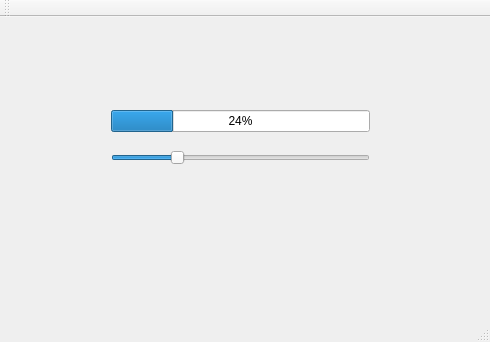
<?xml version="1.0" encoding="UTF-8"?>
<ui version="4.0">
 <class>MainWindow</class>
 <widget class="QMainWindow" name="MainWindow">
  <property name="geometry">
   <rect>
    <x>0</x>
    <y>0</y>
    <width>490</width>
    <height>342</height>
   </rect>
  </property>
  <property name="windowTitle">
   <string>MainWindow</string>
  </property>
  <widget class="QWidget" name="centralWidget">
   <widget class="QWidget" name="layoutWidget">
    <property name="geometry">
     <rect>
      <x>100</x>
      <y>70</y>
      <width>281</width>
      <height>101</height>
     </rect>
    </property>
    <layout class="QVBoxLayout" name="verticalLayout">
     <item>
      <widget class="QProgressBar" name="progressBar">
       <property name="value">
        <number>24</number>
       </property>
      </widget>
     </item>
     <item>
      <widget class="QSlider" name="horizontalSlider">
       <property name="value">
        <number>24</number>
       </property>
       <property name="orientation">
        <enum>Qt::Horizontal</enum>
       </property>
      </widget>
     </item>
    </layout>
   </widget>
  </widget>
  <widget class="QMenuBar" name="menuBar">
   <property name="geometry">
    <rect>
     <x>0</x>
     <y>0</y>
     <width>490</width>
     <height>28</height>
    </rect>
   </property>
  </widget>
  <widget class="QToolBar" name="mainToolBar">
   <attribute name="toolBarArea">
    <enum>TopToolBarArea</enum>
   </attribute>
   <attribute name="toolBarBreak">
    <bool>false</bool>
   </attribute>
  </widget>
  <widget class="QStatusBar" name="statusBar"/>
 </widget>
 <layoutdefault spacing="6" margin="11"/>
 <resources/>
 <connections/>
</ui>
